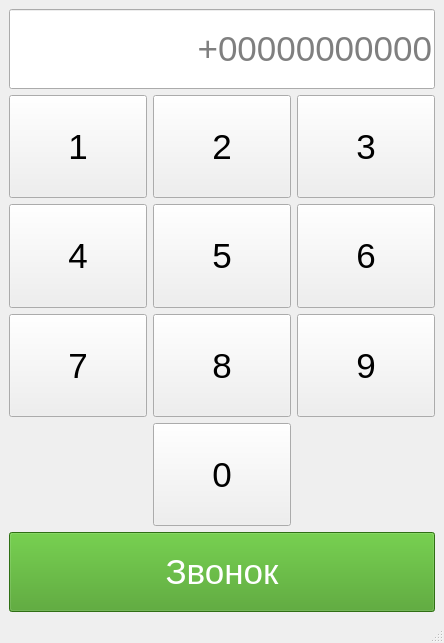
<?xml version="1.0" encoding="UTF-8"?>
<ui version="4.0">
 <class>MainWindow</class>
 <widget class="QMainWindow" name="MainWindow">
  <property name="geometry">
   <rect>
    <x>0</x>
    <y>0</y>
    <width>444</width>
    <height>643</height>
   </rect>
  </property>
  <property name="windowTitle">
   <string>MainWindow</string>
  </property>
  <widget class="QWidget" name="centralwidget">
   <layout class="QGridLayout" name="gridLayout_2">
    <item row="0" column="0">
     <layout class="QVBoxLayout" name="verticalLayout">
      <item>
       <widget class="QLineEdit" name="lineEdit">
        <property name="minimumSize">
         <size>
          <width>0</width>
          <height>80</height>
         </size>
        </property>
        <property name="font">
         <font>
          <pointsize>26</pointsize>
         </font>
        </property>
        <property name="alignment">
         <set>Qt::AlignRight|Qt::AlignTrailing|Qt::AlignVCenter</set>
        </property>
        <property name="placeholderText">
         <string>+00000000000</string>
        </property>
       </widget>
      </item>
      <item>
       <layout class="QGridLayout" name="gridLayout">
        <item row="0" column="2">
         <widget class="QPushButton" name="pushButton_2">
          <property name="sizePolicy">
           <sizepolicy hsizetype="Minimum" vsizetype="Expanding">
            <horstretch>0</horstretch>
            <verstretch>0</verstretch>
           </sizepolicy>
          </property>
          <property name="font">
           <font>
            <pointsize>26</pointsize>
           </font>
          </property>
          <property name="text">
           <string>3</string>
          </property>
         </widget>
        </item>
        <item row="2" column="1">
         <widget class="QPushButton" name="pushButton_8">
          <property name="sizePolicy">
           <sizepolicy hsizetype="Minimum" vsizetype="Expanding">
            <horstretch>0</horstretch>
            <verstretch>0</verstretch>
           </sizepolicy>
          </property>
          <property name="font">
           <font>
            <pointsize>26</pointsize>
           </font>
          </property>
          <property name="text">
           <string>8</string>
          </property>
         </widget>
        </item>
        <item row="1" column="1">
         <widget class="QPushButton" name="pushButton_4">
          <property name="sizePolicy">
           <sizepolicy hsizetype="Minimum" vsizetype="Expanding">
            <horstretch>0</horstretch>
            <verstretch>0</verstretch>
           </sizepolicy>
          </property>
          <property name="font">
           <font>
            <pointsize>26</pointsize>
           </font>
          </property>
          <property name="text">
           <string>5</string>
          </property>
         </widget>
        </item>
        <item row="2" column="0">
         <widget class="QPushButton" name="pushButton_7">
          <property name="sizePolicy">
           <sizepolicy hsizetype="Minimum" vsizetype="Expanding">
            <horstretch>0</horstretch>
            <verstretch>0</verstretch>
           </sizepolicy>
          </property>
          <property name="font">
           <font>
            <pointsize>26</pointsize>
           </font>
          </property>
          <property name="text">
           <string>7</string>
          </property>
         </widget>
        </item>
        <item row="0" column="1">
         <widget class="QPushButton" name="pushButton_3">
          <property name="sizePolicy">
           <sizepolicy hsizetype="Minimum" vsizetype="Expanding">
            <horstretch>0</horstretch>
            <verstretch>0</verstretch>
           </sizepolicy>
          </property>
          <property name="font">
           <font>
            <pointsize>26</pointsize>
           </font>
          </property>
          <property name="text">
           <string>2</string>
          </property>
         </widget>
        </item>
        <item row="1" column="0">
         <widget class="QPushButton" name="pushButton_5">
          <property name="sizePolicy">
           <sizepolicy hsizetype="Minimum" vsizetype="Expanding">
            <horstretch>0</horstretch>
            <verstretch>0</verstretch>
           </sizepolicy>
          </property>
          <property name="font">
           <font>
            <pointsize>26</pointsize>
           </font>
          </property>
          <property name="text">
           <string>4</string>
          </property>
         </widget>
        </item>
        <item row="1" column="2">
         <widget class="QPushButton" name="pushButton_6">
          <property name="sizePolicy">
           <sizepolicy hsizetype="Minimum" vsizetype="Expanding">
            <horstretch>0</horstretch>
            <verstretch>0</verstretch>
           </sizepolicy>
          </property>
          <property name="font">
           <font>
            <pointsize>26</pointsize>
           </font>
          </property>
          <property name="text">
           <string>6</string>
          </property>
         </widget>
        </item>
        <item row="0" column="0">
         <widget class="QPushButton" name="pushButton">
          <property name="sizePolicy">
           <sizepolicy hsizetype="Minimum" vsizetype="Expanding">
            <horstretch>0</horstretch>
            <verstretch>0</verstretch>
           </sizepolicy>
          </property>
          <property name="font">
           <font>
            <pointsize>26</pointsize>
           </font>
          </property>
          <property name="text">
           <string>1</string>
          </property>
         </widget>
        </item>
        <item row="2" column="2">
         <widget class="QPushButton" name="pushButton_9">
          <property name="sizePolicy">
           <sizepolicy hsizetype="Minimum" vsizetype="Expanding">
            <horstretch>0</horstretch>
            <verstretch>0</verstretch>
           </sizepolicy>
          </property>
          <property name="font">
           <font>
            <pointsize>26</pointsize>
           </font>
          </property>
          <property name="text">
           <string>9</string>
          </property>
         </widget>
        </item>
        <item row="3" column="1">
         <widget class="QPushButton" name="pushButton_10">
          <property name="sizePolicy">
           <sizepolicy hsizetype="Minimum" vsizetype="Expanding">
            <horstretch>0</horstretch>
            <verstretch>0</verstretch>
           </sizepolicy>
          </property>
          <property name="font">
           <font>
            <pointsize>26</pointsize>
           </font>
          </property>
          <property name="text">
           <string>0</string>
          </property>
         </widget>
        </item>
       </layout>
      </item>
      <item>
       <widget class="QPushButton" name="pushButton_11">
        <property name="minimumSize">
         <size>
          <width>0</width>
          <height>80</height>
         </size>
        </property>
        <property name="font">
         <font>
          <pointsize>26</pointsize>
         </font>
        </property>
        <property name="styleSheet">
         <string notr="true">background-color:rgb(66, 156, 28);
color:rgb(255, 255, 255)</string>
        </property>
        <property name="text">
         <string>Звонок</string>
        </property>
       </widget>
      </item>
     </layout>
    </item>
   </layout>
  </widget>
  <widget class="QMenuBar" name="menubar">
   <property name="geometry">
    <rect>
     <x>0</x>
     <y>0</y>
     <width>444</width>
     <height>26</height>
    </rect>
   </property>
  </widget>
  <widget class="QStatusBar" name="statusbar"/>
 </widget>
 <resources/>
 <connections>
  <connection>
   <sender>pushButton</sender>
   <signal>clicked()</signal>
   <receiver>MainWindow</receiver>
   <slot>add1()</slot>
   <hints>
    <hint type="sourcelabel">
     <x>30</x>
     <y>149</y>
    </hint>
    <hint type="destinationlabel">
     <x>105</x>
     <y>500</y>
    </hint>
   </hints>
  </connection>
  <connection>
   <sender>pushButton_3</sender>
   <signal>clicked()</signal>
   <receiver>MainWindow</receiver>
   <slot>add2()</slot>
   <hints>
    <hint type="sourcelabel">
     <x>247</x>
     <y>171</y>
    </hint>
    <hint type="destinationlabel">
     <x>312</x>
     <y>487</y>
    </hint>
   </hints>
  </connection>
  <connection>
   <sender>pushButton_2</sender>
   <signal>clicked()</signal>
   <receiver>MainWindow</receiver>
   <slot>add3()</slot>
   <hints>
    <hint type="sourcelabel">
     <x>389</x>
     <y>198</y>
    </hint>
    <hint type="destinationlabel">
     <x>404</x>
     <y>459</y>
    </hint>
   </hints>
  </connection>
  <connection>
   <sender>pushButton_5</sender>
   <signal>clicked()</signal>
   <receiver>MainWindow</receiver>
   <slot>add4()</slot>
   <hints>
    <hint type="sourcelabel">
     <x>117</x>
     <y>277</y>
    </hint>
    <hint type="destinationlabel">
     <x>116</x>
     <y>431</y>
    </hint>
   </hints>
  </connection>
  <connection>
   <sender>pushButton_4</sender>
   <signal>clicked()</signal>
   <receiver>MainWindow</receiver>
   <slot>add5()</slot>
   <hints>
    <hint type="sourcelabel">
     <x>186</x>
     <y>290</y>
    </hint>
    <hint type="destinationlabel">
     <x>148</x>
     <y>441</y>
    </hint>
   </hints>
  </connection>
  <connection>
   <sender>pushButton_6</sender>
   <signal>clicked()</signal>
   <receiver>MainWindow</receiver>
   <slot>add6()</slot>
   <hints>
    <hint type="sourcelabel">
     <x>359</x>
     <y>282</y>
    </hint>
    <hint type="destinationlabel">
     <x>329</x>
     <y>431</y>
    </hint>
   </hints>
  </connection>
  <connection>
   <sender>pushButton_7</sender>
   <signal>clicked()</signal>
   <receiver>MainWindow</receiver>
   <slot>add7()</slot>
   <hints>
    <hint type="sourcelabel">
     <x>87</x>
     <y>392</y>
    </hint>
    <hint type="destinationlabel">
     <x>47</x>
     <y>445</y>
    </hint>
   </hints>
  </connection>
  <connection>
   <sender>pushButton_8</sender>
   <signal>clicked()</signal>
   <receiver>MainWindow</receiver>
   <slot>add8()</slot>
   <hints>
    <hint type="sourcelabel">
     <x>183</x>
     <y>381</y>
    </hint>
    <hint type="destinationlabel">
     <x>340</x>
     <y>517</y>
    </hint>
   </hints>
  </connection>
  <connection>
   <sender>pushButton_9</sender>
   <signal>clicked()</signal>
   <receiver>MainWindow</receiver>
   <slot>add9()</slot>
   <hints>
    <hint type="sourcelabel">
     <x>357</x>
     <y>365</y>
    </hint>
    <hint type="destinationlabel">
     <x>358</x>
     <y>461</y>
    </hint>
   </hints>
  </connection>
  <connection>
   <sender>pushButton_10</sender>
   <signal>clicked()</signal>
   <receiver>MainWindow</receiver>
   <slot>add0()</slot>
   <hints>
    <hint type="sourcelabel">
     <x>236</x>
     <y>468</y>
    </hint>
    <hint type="destinationlabel">
     <x>34</x>
     <y>509</y>
    </hint>
   </hints>
  </connection>
  <connection>
   <sender>pushButton_11</sender>
   <signal>clicked()</signal>
   <receiver>MainWindow</receiver>
   <slot>makeCall()</slot>
   <hints>
    <hint type="sourcelabel">
     <x>155</x>
     <y>566</y>
    </hint>
    <hint type="destinationlabel">
     <x>64</x>
     <y>472</y>
    </hint>
   </hints>
  </connection>
 </connections>
 <slots>
  <slot>add0()</slot>
  <slot>add1()</slot>
  <slot>add2()</slot>
  <slot>add3()</slot>
  <slot>add4()</slot>
  <slot>add5()</slot>
  <slot>add6()</slot>
  <slot>add7()</slot>
  <slot>add8()</slot>
  <slot>add9()</slot>
  <slot>makeCall()</slot>
 </slots>
</ui>
